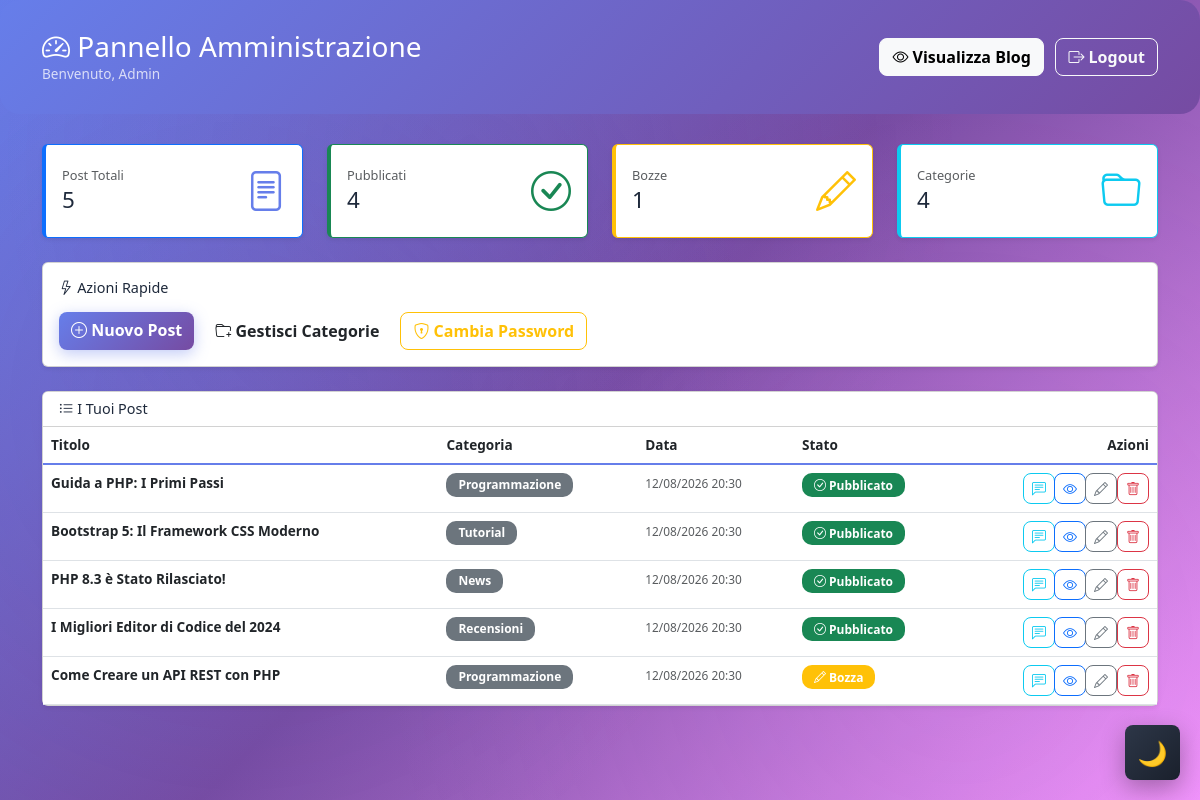
/admin.php (signed in), run on the app's committed database.
### tables this page shows
CREATE TABLE post (
    id INT AUTO_INCREMENT PRIMARY KEY,
    titolo VARCHAR(255) NOT NULL,
    slug VARCHAR(255) NOT NULL UNIQUE,
    contenuto LONGTEXT NOT NULL,
    data_creazione DATETIME DEFAULT CURRENT_TIMESTAMP,
    data_modifica DATETIME DEFAULT CURRENT_TIMESTAMP ON UPDATE CURRENT_TIMESTAMP,
    categoria_id INT,
    pubblicato TINYINT(1) DEFAULT 1,
    FOREIGN KEY (categoria_id) REFERENCES categorie(id) ON DELETE SET NULL
);

CREATE TABLE categorie (
    id INT AUTO_INCREMENT PRIMARY KEY,
    nome VARCHAR(100) NOT NULL,
    slug VARCHAR(100) NOT NULL UNIQUE,
    descrizione TEXT,
    created_at DATETIME DEFAULT CURRENT_TIMESTAMP
);

### admin.php (the view, shortened to what this page needs)
<?php
require_once 'db.php';
$stmt = $pdo->query("
    SELECT post.*, categorie.nome as cat_nome
    FROM post
    LEFT JOIN categorie ON post.categoria_id = categorie.id
    ORDER BY post.data_creazione DESC
");
$posts = $stmt->fetchAll();
$stmt_stats = $pdo->query("
    SELECT
        COUNT(*) as totale,
        SUM(CASE WHEN pubblicato = 1 THEN 1 ELSE 0 END) as pubblicati,
        SUM(CASE WHEN pubblicato = 0 THEN 1 ELSE 0 END) as bozze
    FROM post
");
$stats = $stmt_stats->fetch();
$stmt_cat_count = $pdo->query("SELECT COUNT(*) as totale FROM categorie");
$cat_stats = $stmt_cat_count->fetch();
?>
<!DOCTYPE html>
<html lang="it">
<head>
    <link href="https://cdn.jsdelivr.net/npm/bootstrap@5.3.0/dist/css/bootstrap.min.css" rel="stylesheet">
    <link rel="stylesheet" href="https://cdn.jsdelivr.net/npm/bootstrap-icons@1.11.0/font/bootstrap-icons.css">
    <link rel="stylesheet" href="css/style.css">
</head>
<body class="bg-light">
    <div class="admin-header">
        <div class="container">
            <div class="d-flex justify-content-between align-items-center">
                <div>
                    <h1 class="h3 mb-0">
                        <i class="bi bi-speedometer2"></i> Pannello Amministrazione
                    </h1>
                    <p class="mb-0 opacity-75">Benvenuto, <?= htmlspecialchars($_SESSION['utente_username'] ?? $_SESSION['admin_username'] ?? 'Admin') ?></p>
                </div>
                <div>
                    <a href="index.php" class="btn btn-light me-2" target="_blank">
                        <i class="bi bi-eye"></i> Visualizza Blog
                    </a>
                    <a href="logout.php" class="btn btn-outline-light">
                        <i class="bi bi-box-arrow-right"></i> Logout
                    </a>
                </div>
            </div>
        </div>
    </div>
    <div class="container">
        <div class="row mb-4">
            <div class="col-md-3">
                <div class="card stat-card border-primary shadow-sm">
                    <div class="card-body">
                        <div class="d-flex justify-content-between align-items-center">
                            <div>
                                <h6 class="text-muted mb-1">Post Totali</h6>
                                <h2 class="mb-0"><?= $stats['totale'] ?></h2>
                            </div>
                            <div class="text-primary">
                                <i class="bi bi-file-text" style="font-size: 2.5rem;"></i>
                            </div>
                        </div>
                    </div>
                </div>
            </div>
            <div class="col-md-3">
                <div class="card stat-card border-success shadow-sm">
                    <div class="card-body">
                        <div class="d-flex justify-content-between align-items-center">
                            <div>
                                <h6 class="text-muted mb-1">Pubblicati</h6>
                                <h2 class="mb-0"><?= $stats['pubblicati'] ?></h2>
                            </div>
                            <div class="text-success">
                                <i class="bi bi-check-circle" style="font-size: 2.5rem;"></i>
                            </div>
                        </div>
                    </div>
                </div>
            </div>
            <div class="col-md-3">
                <div class="card stat-card border-warning shadow-sm">
                    <div class="card-body">
                        <div class="d-flex justify-content-between align-items-center">
                            <div>
                                <h6 class="text-muted mb-1">Bozze</h6>
                                <h2 class="mb-0"><?= $stats['bozze'] ?></h2>
                            </div>
                            <div class="text-warning">
                                <i class="bi bi-pencil" style="font-size: 2.5rem;"></i>
                            </div>
                        </div>
                    </div>
                </div>
            </div>
            <div class="col-md-3">
                <div class="card stat-card border-info shadow-sm">
                    <div class="card-body">
                        <div class="d-flex justify-content-between align-items-center">
                            <div>
                                <h6 class="text-muted mb-1">Categorie</h6>
                                <h2 class="mb-0"><?= $cat_stats['totale'] ?></h2>
                            </div>
                            <div class="text-info">
                                <i class="bi bi-folder" style="font-size: 2.5rem;"></i>
                            </div>
                        </div>
                    </div>
                </div>
            </div>
        </div>
        <div class="row mb-4">
            <div class="col-12">
                <div class="card shadow-sm">
                    <div class="card-body">
                        <h5 class="card-title mb-3">
                            <i class="bi bi-lightning"></i> Azioni Rapide
                        </h5>
                        <div class="d-flex gap-2 flex-wrap">
                            <a href="nuovo_post.php" class="btn btn-primary">
                                <i class="bi bi-plus-circle"></i> Nuovo Post
                            </a>
                            <a href="gestione_categorie.php" class="btn btn-admin-action">
                                <i class="bi bi-folder-plus"></i> Gestisci Categorie
                            </a>
                            <a href="cambia_password.php" class="btn btn-outline-warning">
                                <i class="bi bi-shield-lock"></i> Cambia Password
                            </a>
                        </div>
                    </div>
                </div>
            </div>
        </div>
        <div class="card shadow-sm">
            <div class="card-header bg-white">
                <h5 class="mb-0">
                    <i class="bi bi-list-ul"></i> I Tuoi Post
                </h5>
            </div>
            <div class="card-body p-0">
                <?php if (empty($posts)): ?>
                    <div class="text-center py-5">
                        <i class="bi bi-inbox" style="font-size: 4rem; color: #ccc;"></i>
                        <p class="text-muted mt-3">Nessun post ancora. Inizia a scrivere!</p>
                        <a href="nuovo_post.php" class="btn btn-primary">
                            <i class="bi bi-plus-circle"></i> Crea il tuo primo post
                        </a>
                    </div>
                <?php else: ?>
                    <div class="table-responsive">
                        <table class="table table-hover mb-0">
                            <thead class="bg-light">
                                <tr>
                                    <th>Titolo</th>
                                    <th>Categoria</th>
                                    <th>Data</th>
                                    <th>Stato</th>
                                    <th class="text-end">Azioni</th>
                                </tr>
                            </thead>
                            <tbody>
                                <?php foreach ($posts as $post): ?>
                                    <tr class="post-row">
                                        <td>
                                            <strong><?= htmlspecialchars($post['titolo']) ?></strong>
                                        </td>
                                        <td>
                                            <?php if ($post['cat_nome']): ?>
                                                <span class="badge bg-secondary">
                                                    <?= htmlspecialchars($post['cat_nome']) ?>
                                                </span>
                                            <?php else: ?>
                                                <span class="text-muted">Nessuna</span>
                                            <?php endif; ?>
                                        </td>
                                        <td>
                                            <small class="text-muted">
                                                <?= date('d/m/Y H:i', strtotime($post['data_creazione'])) ?>
                                            </small>
                                        </td>
                                        <td>
                                            <?php if ($post['pubblicato']): ?>
                                                <span class="badge bg-success">
                                                    <i class="bi bi-check-circle"></i> Pubblicato
                                                </span>
                                            <?php else: ?>
                                                <span class="badge bg-warning">
                                                    <i class="bi bi-pencil"></i> Bozza
                                                </span>
                                            <?php endif; ?>
                                        </td>
                                        <td class="text-end">
                                            <div class="btn-group btn-group-sm">
                                                <a href="?commenti=<?= $post['id'] ?>"
                                                   class="btn btn-outline-info"
                                                   title="Commenti">
                                                    <i class="bi bi-chat-left-text"></i>
                                                </a>
                                                <a href="index.php?post=<?= $post['id'] ?>"
                                                   class="btn btn-outline-primary"
                                                   title="Visualizza"
                                                   target="_blank">
                                                    <i class="bi bi-eye"></i>
                                                </a>
                                                <a href="nuovo_post.php?edit=<?= $post['id'] ?>"
                                                   class="btn btn-outline-secondary"
                                                   title="Modifica">
                                                    <i class="bi bi-pencil"></i>
                                                </a>
                                                <form method="POST" style="display:inline;" onsubmit="return confirm('Sei sicuro di voler eliminare questo post?');">
                                                    <button type="submit" class="btn btn-outline-danger btn-sm" title="Elimina">
                                                        <i class="bi bi-trash"></i>
                                                    </button>
                                                </form>
                                            </div>
                                        </td>
                                    </tr>
                                <?php endforeach; ?>
                            </tbody>
                        </table>
                    </div>
                <?php endif; ?>
            </div>
        </div>
    </div>
    <button id="darkModeToggle"
            class="btn btn-dark-mode-toggle"
            style="position:fixed; bottom:20px; right:20px; z-index:9999;"
            title="Modalità Notte">
    </button>
</body>
</html>

### css/style.css (style rules this page uses)
:root { --primary-color: #667eea; --secondary-color: #764ba2; --accent-color: #f093fb; --success-color: #4ade80; --warning-color: #fbbf24; --dark-color: #1e293b; --light-bg: #f8fafc; --accent-green: #10b981; --bg-body: linear-gradient(135deg, #667eea 0%, #764ba2 50%, #f093fb 100%); --bg-content: rgba(255, 255, 255, 0.98); --bg-card: #ffffff; --text-primary: #1e293b; --text-secondary: #64748b; --text-muted: #64748b; --text-dark: #2d3748; --text-comment: #495057; --border-color: rgba(102, 126, 234, 0.1); --border-active: rgba(102, 126, 234, 0.2); --shadow-light: 0 4px 6px rgba(0, 0, 0, 0.1); --shadow-medium: 0 8px 24px rgba(102, 126, 234, 0.15); --shadow-heavy: 0 20px 60px rgba(0, 0, 0, 0.2); --navbar-bg: rgba(102, 126, 234, 0.95); --code-bg: #f1f3f5; --pre-bg: #2d3748; --blockquote-color: #6c757d; --excerpt-color: #64748b; --badge-secondary: linear-gradient(135deg, #6b7280, #4b5563); --list-hover: linear-gradient(90deg, rgba(102, 126, 234, 0.1), transparent); --meta-bg: linear-gradient(135deg, rgba(102, 126, 234, 0.1), rgba(240, 147, 251, 0.1)); --comment-card-bg: rgba(102, 126, 234, 0.02); --card-dark: #1e293b; --bg-dark: #0f172a; }
body { font-family: 'Segoe UI', Tahoma, Geneva, Verdana, sans-serif; background: var(--bg-body); background-attachment: fixed; display: flex; flex-direction: column; min-height: 100vh; color: var(--text-primary); font-size: 0.85rem; }
body::before { content: ''; position: fixed; top: 0; left: 0; right: 0; bottom: 0; background: radial-gradient(circle at 20% 50%, rgba(102, 126, 234, 0.1) 0%, transparent 50%), radial-gradient(circle at 80% 80%, rgba(240, 147, 251, 0.1) 0%, transparent 50%), radial-gradient(circle at 40% 20%, rgba(118, 75, 162, 0.1) 0%, transparent 50%); z-index: -1; }
h1 { font-size: 1.75rem !important; }
h2 { font-size: 1.4rem !important; }
h5 { font-size: 0.9rem !important; }
h6 { font-size: 0.8rem !important; }
.container:not(.content-container) { background: transparent; }
a { transition: color 0.3s ease, background 0.3s ease; }
.btn { border-radius: 8px !important; font-weight: 600; transition: all 0.3s cubic-bezier(0.4, 0, 0.2, 1); position: relative; overflow: hidden; }
.btn::before { content: ''; position: absolute; top: 50%; left: 50%; width: 0; height: 0; border-radius: 50%; background: rgba(255,255,255,0.3); transform: translate(-50%, -50%); transition: width 0.6s ease, height 0.6s ease; }
.btn-primary { background: linear-gradient(135deg, var(--primary-color), var(--secondary-color)) !important; border: none; box-shadow: 0 4px 15px rgba(102, 126, 234, 0.4); }
.badge { font-size: 0.75rem; font-weight: 600; padding: 6px 12px; border-radius: 10px; }
.card { background: var(--bg-card) !important; color: var(--text-primary); transition: background-color 0.3s ease, color 0.3s ease, box-shadow 0.3s ease; }
.text-primary { color: var(--primary-color) !important; }
.table { color: var(--text-primary); }
.table thead th { border-bottom: 2px solid var(--primary-color); }
.btn-dark-mode-toggle { width: 55px; height: 55px; border-radius: 50%; display: flex; align-items: center; justify-content: center; font-size: 1.5rem; background: linear-gradient(135deg, #2d3748, #1a202c); border: none; box-shadow: 0 8px 25px rgba(0,0,0,0.3); transition: all 0.3s ease; cursor: pointer; }
.admin-header { background: linear-gradient(135deg, #667eea 0%, #764ba2 100%); border-radius: 20px; padding: 30px; color: white; margin-bottom: 30px; }
* { scrollbar-width: thin; scrollbar-color: var(--primary-color) var(--bg-card); }

### admin.php (style rules this page uses)
:root { --admin-header-bg: linear-gradient(135deg, #667eea 0%, #764ba2 100%); --admin-border-color: rgba(102, 126, 234, 0.2); }
.admin-header { background: var(--admin-header-bg); color: white; padding: 30px 0; margin-bottom: 30px; }
.stat-card { border-left: 4px solid; transition: transform 0.2s; }

### data on the page
post: titolo "Guida a PHP: I Primi Passi", categoria.nome "Programmazione", data_creazione "12/08/2026 20:30", pubblicato 1 (drawn)
post: titolo "Bootstrap 5: Il Framework CSS Moderno", categoria.nome "Tutorial", data_creazione "12/08/2026 20:30", pubblicato 1 (drawn)
post: titolo "PHP 8.3 è Stato Rilasciato!", categoria.nome "News", data_creazione "12/08/2026 20:30", pubblicato 1 (drawn)
post: titolo "I Migliori Editor di Codice del 2024", categoria.nome "Recensioni", data_creazione "12/08/2026 20:30", pubblicato 1 (drawn)
post: titolo "Come Creare un API REST con PHP", categoria.nome "Programmazione", data_creazione "12/08/2026 20:30", pubblicato 0 (drawn)

### other printed values
$_SESSION['utente_username'] "Admin"
$stats['totale'] "5"
$stats['pubblicati'] "4"
$stats['bozze'] "1"
$cat_stats['totale'] "4"
